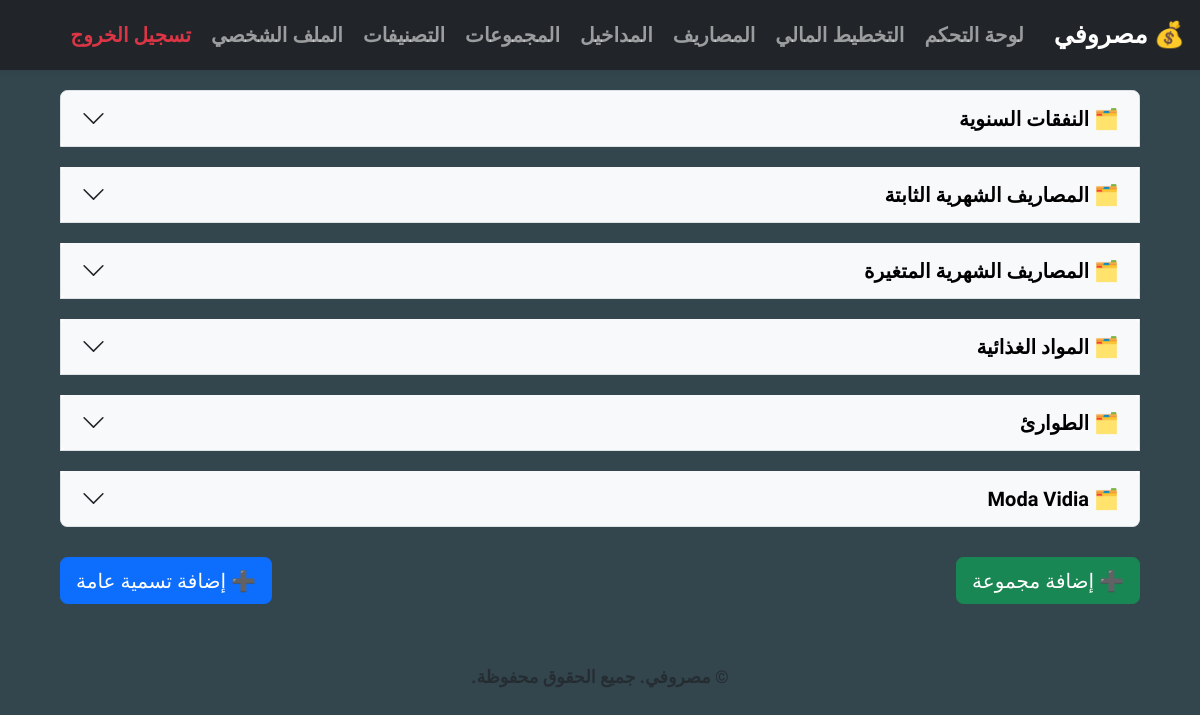
The page /labels/ (signed in) on the database its author committed.
### expenses/models.py (models this page shows, shortened)
class Group(models.Model):
    user = models.ForeignKey(CustomUser, on_delete=models.CASCADE)
    name = models.CharField(max_length=100)
    order = models.PositiveIntegerField()
    is_deleted = models.BooleanField(default=False)
    code = models.CharField(max_length=50, blank=True, null=True)
    protected = models.BooleanField(default=False)
    objects = UserScopedManager()
    class Meta:
        ordering = ['order']
        unique_together = ('user', 'code')  # ensures code is unique per user

### expenses/views.py (the view)
# urls.py: path('labels/', views.label_list, name='label_list'),
@login_required
def label_list(request):
    groups = Group.objects.filter(user=request.user, is_deleted=False).prefetch_related(
        Prefetch('labels', queryset=Label.objects.filter(is_deleted=False).order_by('order'))
    )
    return render(request, 'label/label_list.html', {'groups': groups})

### expenses/templates/label/label_list.html (shortened to what this page needs)
{% extends 'base.html' %}
{% block content %}
<div class="container mt-4">
  <div class="accordion" id="groupAccordion">
    {% for group in groups %}
      <div class="accordion-item mb-3">
        <h2 class="accordion-header" id="heading{{ group.id }}">
          <button class="accordion-button collapsed" type="button" data-bs-toggle="collapse"
                  data-bs-target="#collapse{{ group.id }}" aria-expanded="false" aria-controls="collapse{{ group.id }}">
            🗂️ {{ group.name }}
          </button>
        </h2>
      </div>
    {% endfor %}
  </div>
  <div class="d-flex justify-content-between mt-4 flex-wrap">
    <a href="{% url 'group_add' %}?next={{ request.path }}" class="btn btn-success">➕ إضافة مجموعة</a>
    <a href="{% url 'label_add' %}?next={{ request.path }}" class="btn btn-primary">➕ إضافة تسمية عامة</a>
  </div>
</div>
{% endblock %}

### static/css/styles.css (style rules this page uses)
:root { --bs-primary: #0d6efd; --bs-success: #198754; --bs-danger: #dc3545; --bs-warning: #ffc107; --bs-info: #0dcaf0; --bs-light: #f8f9fa; --bs-dark: #030E18FF; --bs-secondary: #6B7280; --bs-cardheader: #3B82F6; --bs-darknavy:#192E5AFF; --app-bg: #33464EFF; }
html { font-weight: bold; font-size: 20px; }
body { direction: rtl; text-align: right; font-weight: bold; background-color: var(--app-bg); font-family: 'Tajawal', sans-serif; }
h2 { color: #D32189; }
.accordion-button { background-color: var(--bs-accordion); color: var(--white); font-weight: bold; border-radius: 6px; padding: 0.75rem 1rem; transition: background-color 0.3s ease; }
.accordion-button.collapsed { background-color: var(--bs-light); color: #000000; font-weight: bold; }

### rows shown on the page
Group: name "النفقات السنوية"
Group: name "المصاريف الشهرية الثابتة"
Group: name "المصاريف الشهرية المتغيرة"
Group: name "المواد الغذائية"
Group: name "الطوارئ"
Group: name "Moda Vidia"
